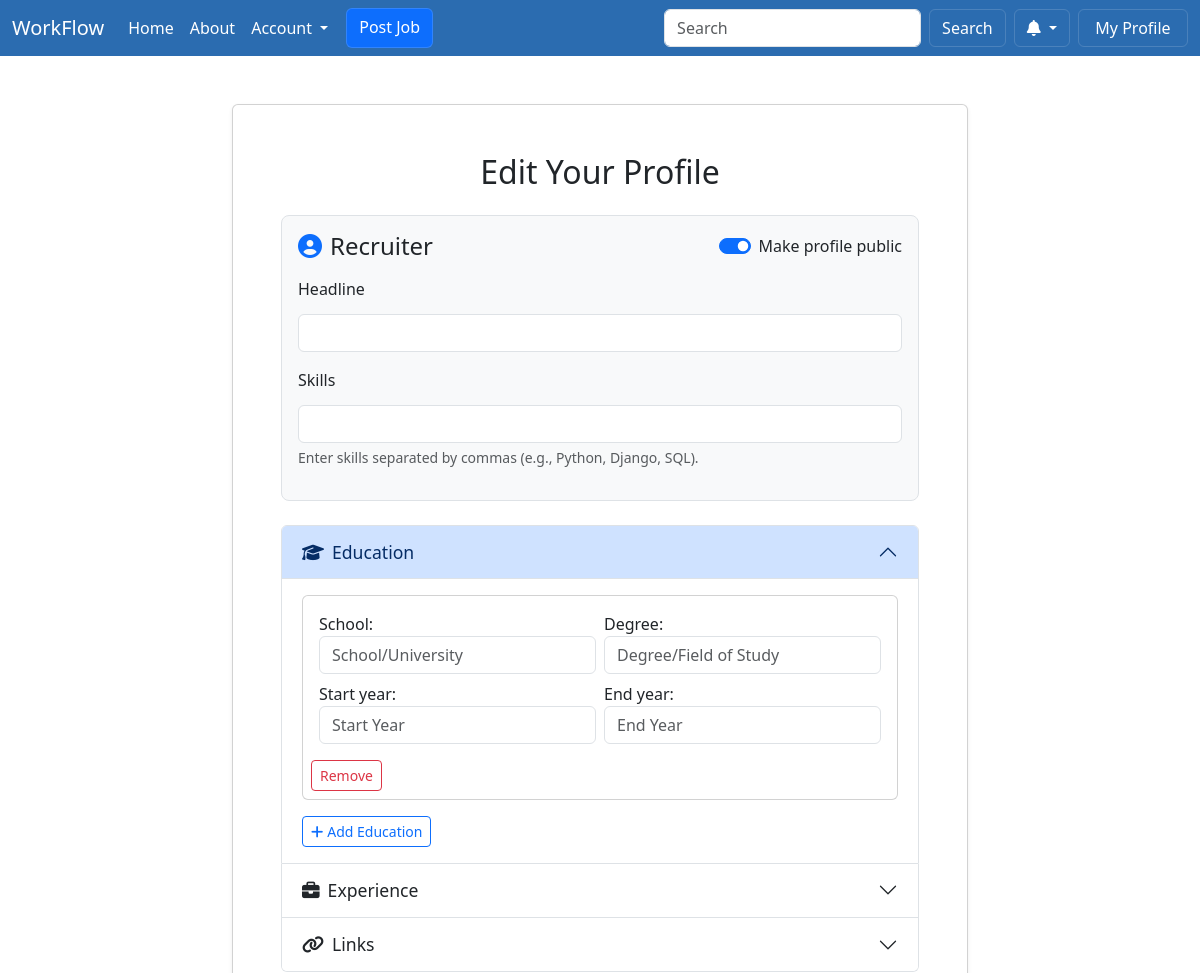
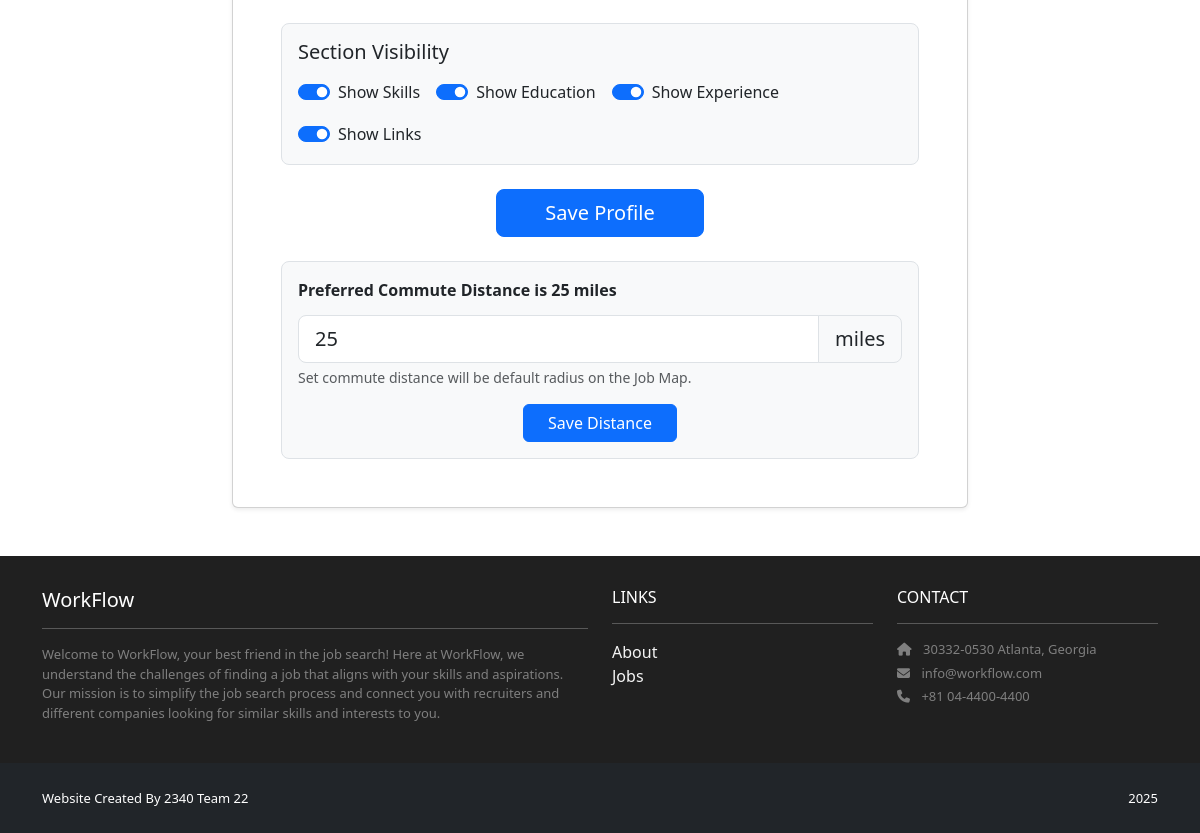
Screenshot of /profiles/me/edit/ (signed in) with the database file from the repository (2 pictures, top to bottom).
### accounts/models.py (models this page shows)
class CustomUser(AbstractUser):
    class Roles(models.TextChoices):
        SEEKER = 'SEEKER', 'Seeker'
        RECRUITER = 'RECRUITER', 'Recruiter'
    role = models.CharField(max_length=10, choices=Roles.choices)
    @property
    def is_seeker(self):
        return self.role == self.Roles.SEEKER
    @property
    def is_recruiter(self):
        return self.role == self.Roles.RECRUITER
    @property
    def unread_notifications_count(self):
        try:
            return self.notifications.filter(is_read=False).count()
        except Exception:
            return 0

### profiles/models.py (models this page shows, shortened)
class Profile(models.Model):
    user = models.OneToOneField(User, on_delete=models.CASCADE, related_name='profile')
    headline = models.CharField(max_length=255, blank=True)
    skills = models.TextField(blank=True, help_text='Comma-separated skills')
    is_public = models.BooleanField(default=True)
    show_skills = models.BooleanField(default=True)
    show_education = models.BooleanField(default=True)
    show_experience = models.BooleanField(default=True)
    show_links = models.BooleanField(default=True)

### profiles/views.py (the view)
# urls.py: path("me/edit/", views.profile_edit, name="edit"),
@login_required
def profile_edit(request):
    profile, created = Profile.objects.get_or_create(user=request.user)
    if request.method == "POST":
        form = ProfileForm(request.POST, instance=profile)
        edu_fs = EducationFormSet(request.POST, instance=profile)
        exp_fs = ExperienceFormSet(request.POST, instance=profile)
        link_fs = LinkFormSet(request.POST, instance=profile)
        if (
            form.is_valid()
            and edu_fs.is_valid()
            and exp_fs.is_valid()
            and link_fs.is_valid()
        ):
            form.save()
            edu_fs.save()
            exp_fs.save()
            link_fs.save()
            return redirect("profiles:detail", username=request.user.username)
    else:
        form = ProfileForm(instance=profile)
        edu_fs = EducationFormSet(instance=profile)
        exp_fs = ExperienceFormSet(instance=profile)
        link_fs = LinkFormSet(instance=profile)
        try:
            city_preference = CityPreference.objects.get(user=request.user)
        except CityPreference.DoesNotExist:
            city_preference = CityPreference.objects.create(
                user=request.user, selected_city="N/A", radius_miles=25
            )
    return render(
        request,
        "profiles/profile_form.html",
        {
            "form": form,
            "edu_fs": edu_fs,
            "exp_fs": exp_fs,
            "link_fs": link_fs,
            "miles": city_preference.radius_miles,
        },
    )

### profiles/forms.py
class ProfileForm(forms.ModelForm):
    class Meta:
        model = Profile
        fields = ['headline', 'skills', 'is_public', 'show_skills', 'show_education', 'show_experience', 'show_links']
        widgets = {
            'headline': forms.TextInput(attrs={'class': 'form-control'}),
            'skills': forms.TextInput(attrs={'class': 'form-control'}),
            'is_public': forms.CheckboxInput(attrs={'class': 'form-check-input'}),
            'show_skills': forms.CheckboxInput(attrs={'class': 'form-check-input'}),
            'show_education': forms.CheckboxInput(attrs={'class': 'form-check-input'}),
            'show_experience': forms.CheckboxInput(attrs={'class': 'form-check-input'}),
            'show_links': forms.CheckboxInput(attrs={'class': 'form-check-input'}),
        }

### profiles/templates/profiles/profile_form.html (shortened to what this page needs)
{% extends 'base.html' %}
{% load static %}
{% block content %}
<div class="container my-5">
  <div class="row justify-content-center">
    <div class="col-lg-10 col-xl-8">
      <div class="card shadow-sm">
        <div class="card-body p-4 p-md-5">
          <h2 class="card-title text-center mb-4">Edit Your Profile</h2>
          <form method="post" id="profile-form">
            <div class="p-3 mb-4 bg-light rounded-3 border">
              <div class="d-flex justify-content-between align-items-center mb-3">
                <h4 class="mb-0">
                  <i class="fas fa-user-circle me-2 text-primary"></i>{{ request.user.username }}
                </h4>
                <div class="form-check form-switch">
                  {{ form.is_public }}
                  <label class="form-check-label" for="{{ form.is_public.id_for_label }}">Make profile public</label>
                </div>
              </div>
              <div class="mb-3">
                <label for="{{ form.headline.id_for_label }}" class="form-label">Headline</label>
                {{ form.headline }}
              </div>
              <div class="mb-3">
                <label for="{{ form.skills.id_for_label }}" class="form-label">Skills</label>
                {{ form.skills }}
                <div class="form-text">Enter skills separated by commas (e.g., Python, Django, SQL).</div>
              </div>
            </div>
            <div class="accordion" id="profile-formsets">
              <div class="accordion-item">
                <h2 class="accordion-header" id="heading-edu">
                  <button class="accordion-button" type="button" data-bs-toggle="collapse" data-bs-target="#collapse-edu" aria-expanded="true" aria-controls="collapse-edu">
                    <i class="fas fa-graduation-cap me-2"></i>Education
                  </button>
                </h2>
                <div id="collapse-edu" class="accordion-collapse collapse show" aria-labelledby="heading-edu">
                  <div class="accordion-body">
                    <div id="educations">
                      {% for form in edu_fs %}
                        <div class="formset-row card mb-3">
                          <div class="card-body">
                            <div class="row g-2">
                              <div class="col-md-6">{{ form.school.label_tag }} {{ form.school }}</div>
                              <div class="col-md-6">{{ form.degree.label_tag }} {{ form.degree }}</div>
                              <div class="col-md-6">{{ form.start_year.label_tag }} {{ form.start_year }}</div>
                              <div class="col-md-6">{{ form.end_year.label_tag }} {{ form.end_year }}</div>
                            </div>
                            <button type="button" class="btn btn-sm btn-outline-danger mt-2 remove-row">Remove</button>
                          </div>
                        </div>
                      {% endfor %}
                    </div>
                    <button type="button" id="add-edu" class="btn btn-sm btn-outline-primary"><i class="fas fa-plus me-1"></i>Add Education</button>
                  </div>
                </div>
              </div>
              <div class="accordion-item">
                <h2 class="accordion-header" id="heading-exp">
                  <button class="accordion-button collapsed" type="button" data-bs-toggle="collapse" data-bs-target="#collapse-exp" aria-expanded="false" aria-controls="collapse-exp">
                    <i class="fas fa-briefcase me-2"></i>Experience
                  </button>
                </h2>
              </div>
              <div class="accordion-item">
                <h2 class="accordion-header" id="heading-links">
                  <button class="accordion-button collapsed" type="button" data-bs-toggle="collapse" data-bs-target="#collapse-links" aria-expanded="false" aria-controls="collapse-links">
                    <i class="fas fa-link me-2"></i>Links
                  </button>
                </h2>
              </div>
            </div>
            <div class="mt-4 p-3 bg-light rounded-3 border">
                <h5 class="mb-3">Section Visibility</h5>
                <div class="d-flex flex-wrap gap-3">
                    <div class="form-check form-switch">{{ form.show_skills }} <label for="{{ form.show_skills.id_for_label }}" class="form-check-label">Show Skills</label></div>
                    <div class="form-check form-switch">{{ form.show_education }} <label for="{{ form.show_education.id_for_label }}" class="form-check-label">Show Education</label></div>
                    <div class="form-check form-switch">{{ form.show_experience }} <label for="{{ form.show_experience.id_for_label }}" class="form-check-label">Show Experience</label></div>
                    <div class="form-check form-switch">{{ form.show_links }} <label for="{{ form.show_links.id_for_label }}" class="form-check-label">Show Links</label></div>
                </div>
            </div>
            <div class="text-center mt-4">
              <button type="submit" class="btn btn-primary btn-lg px-5">Save Profile</button>
            </div>
          </form>
          <form method="post" action="{% url 'jobmap.update_distance' %}">
            <div class="mt-4 p-3 bg-light rounded-3 border">
              <div class="mb-3">
                <label for="preferred_distance" class="form-label fw-semibold">
                  Preferred Commute Distance is {{miles}} miles
                </label>
                <div class="input-group input-group-lg">
                  <input
                    type="number"
                    name="preferred_distance"
                    id="preferred_distance"
                    class="form-control"
                    placeholder="Enter distance"
                    min="0"
                    step="0.1"
                    required
                    value={{miles}}
                  >
                  <span class="input-group-text">miles</span>
                </div>
                <div class="form-text">
                  Set commute distance will be default radius on the Job Map.
                </div>
              </div>
              <div class="text-center mt-3">
                <button type="submit" class="btn btn-primary px-4">Save Distance</button>
              </div>
            </div>
          </form>
        </div>
      </div>
    </div>
  </div>
</div>
{% endblock %}

### jobproject/static/style.css (style rules this page uses)
.text-primary { color: #1e3a8a !important; }

### jobproject/templates/base.html (style rules this page uses)
html, body { height: 100%; }
body { display: flex; flex-direction: column; min-height: 100vh; }

### profiles/templates/profiles/profile_form.html (style rules this page uses)
.form-label { font-weight: 500; margin-bottom: 0.8rem; }
.accordion-button { font-size: 1.1rem; }
.formset-row .card-body { position: relative; }
.formset-row .remove-row { position: relative; top: 0.5rem; right: 0.5rem; }
.form-check-label { cursor: pointer; }

### rows the page displays
CustomUser: user.username "Recruiter"
Profile: is_public "☑", show_skills "☑", show_education "☑", show_experience "☑", show_links "☑"

### other values shown
{{ miles }} "25"
